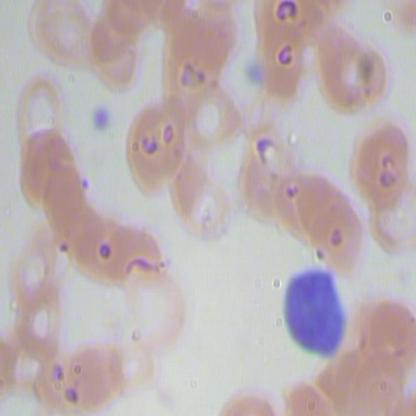
//> input picture lesson_05/test.jpg, 416 x 416 px
$ ./main   (built with g++ and OpenCV 4)
//> lines starting //> are read from the running program, lines starting //| are printed output that depends on the picture; after the words box and inside, x2 and y2 are one past the last pixel; in counts of white or black regions, pixels touching at a corner belong together
#include <Opencv2/opencv.hpp>
#include <iostream>

int main()
{
  cv::Mat image = cv::imread("C:/___C++/1. C++/cv_projects/lesson_05/test.jpg");
//> image is the input picture: 416 rows x 416 cols, CV_8UC3; mean B, G, R 179.2, 176.5, 187.9
  if(image.empty())
  {
    std::cout << "Could not load the image." <<std::endl;
    return -1;
  }
  //cv::resize(image,image,cv::Size(800,600));
  // PREPARE
  cv::Mat gray, edges;
  cv::cvtColor(image,gray,cv::COLOR_BGR2GRAY);
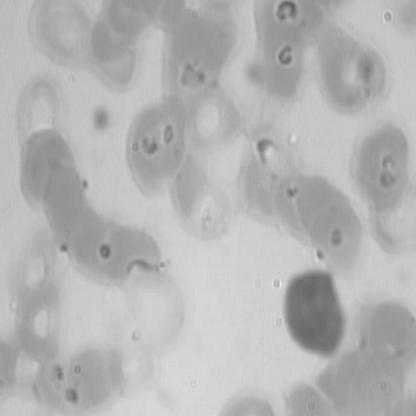
//> gray: 416 rows x 416 cols, CV_8UC1; min 97, max 239, mean 180.2
  cv::GaussianBlur(gray,gray,cv::Size(3,3),0);
  cv::Canny(gray,edges,25,25);
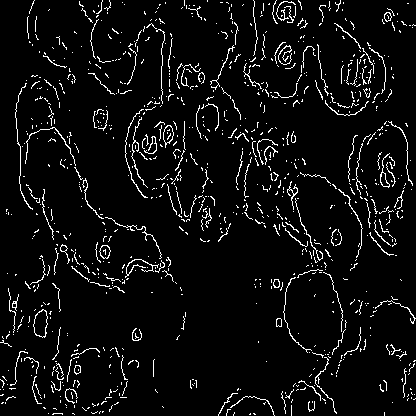
//> edges: 416 rows x 416 cols, CV_8UC1; 5.5% white in thin lines or dots
  cv::dilate(edges,edges,cv::Mat(),cv::Point(-1,-1),2); // <= DILATE TO CONNECT EDGES
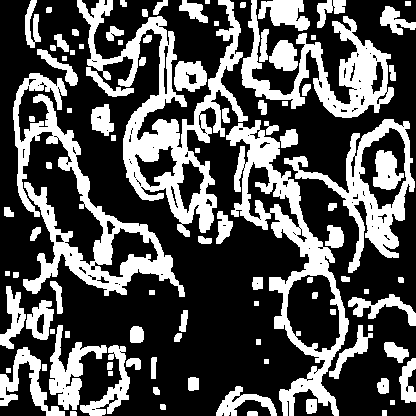
//> edges: 416 rows x 416 cols, CV_8UC1; 33.3% white; 99 white regions
  // FIND CONTOURS
  std::vector<std::vector<cv::Point>> contours;
  std::vector<cv::Vec4i> hierarchy;
  cv::findContours(edges,contours,hierarchy,cv::RETR_EXTERNAL,cv::CHAIN_APPROX_SIMPLE);
//> contours = 95 contours, 17 with area under 20; largest, box (x1, y1, x2, y2) and area: (226, 120, 349, 416) 11823, (77, 0, 248, 237) 11084, (13, 73, 185, 297) 9220, (284, 119, 415, 273) 6910, (241, 0, 394, 118) 5452

  std::cout << "Contours found: " <<contours.size() << std::endl;
//| Contours found: 95

  // FIND AND DRAW
  cv::Mat output = image.clone();
  int drawn = 0;

  for(int i{0}; i <contours.size();++i)
  {
    double area = cv::contourArea(contours[i]);
    if(area > 1000)
    {
      std::cout << "Contour " << i << " area: " << area << std::endl;
      cv::drawContours(output,contours,i,cv::Scalar(0,255,0),2);

      // DRAW BOUNDING BOX AROUND EACH CONTOUR
      cv::Rect boundingBox = cv::boundingRect(contours[i]);
      cv::rectangle(output,boundingBox,cv::Scalar(255,0,0),2);

      // Label with area
      cv::putText(output, std::to_string((int)area),
                  cv::Point(boundingBox.x, boundingBox.y - 5),
                  cv::FONT_HERSHEY_SIMPLEX, 0.5, cv::Scalar(255,0,0), 1);

      drawn++;
    }
  }
//> this loop made 95 passes
//> (area, boundingBox) on passes 19, 20, 29, 54, 55, 63, 89, 94: (1198, Rect(0, 347, 65, 69)), (1005, Rect(80, 345, 50, 71)), (1649.5, Rect(49, 325, 58, 85)), (11823, Rect(226, 120, 123, 296)), (6910, Rect(284, 119, 131, 154)), (9220, Rect(13, 73, 172, 224)), (5451.5, Rect(241, 0, 153, 118)), (11083.5, Rect(77, 0, 171, 237))
//> area on passes 1, 2, 3, 4, 6, 7: 39, 23.5, 20, 24, 132, 36
//| Contour 18 area: 1198
//| Contour 19 area: 1005
//| Contour 28 area: 1649.5
//| Contour 53 area: 11823
//| Contour 54 area: 6910
//| Contour 62 area: 9220
//| Contour 88 area: 5451.5
//| Contour 93 area: 11083.5
//> (output is shown up to pass 94 of 95)
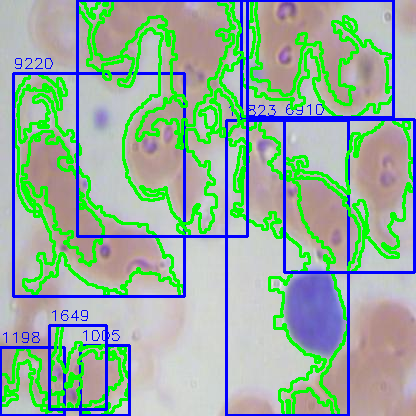
//> output: 416 rows x 416 cols, CV_8UC3; mean B, G, R 158, 175.7, 147.3
//> after the loop, drawn = 8

  std::cout << "Contours drawn: " << drawn << std::endl;
//| Contours drawn: 8

  // DRAW SHAPES
  // cv::rectangle(output,cv::Point(50,50),cv::Point(300,200),cv::Scalar(0,0,255),3);

  // cv::circle(output,cv::Point(500,500),80,cv::Scalar(0,255,255),3);

  // cv::putText(output, "Lesson 05", cv::Point(50,400), cv::FONT_HERSHEY_SIMPLEX,2.0,cv::Scalar(255,0,0),3);

  // DISPLAY
  cv::imshow("Edges ",edges);
  cv::imshow("Output", output);

  cv::waitKey(0);

  return 0;
}
